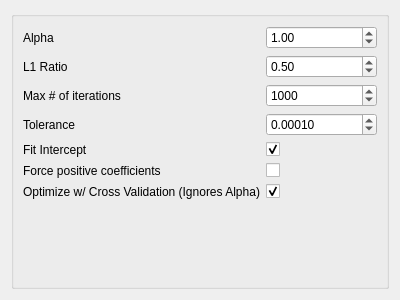
<?xml version="1.0" encoding="UTF-8"?>
<ui version="4.0">
 <class>Form</class>
 <widget class="QWidget" name="Form">
  <property name="geometry">
   <rect>
    <x>0</x>
    <y>0</y>
    <width>400</width>
    <height>300</height>
   </rect>
  </property>
  <property name="windowTitle">
   <string>Form</string>
  </property>
  <layout class="QVBoxLayout" name="verticalLayout">
   <item>
    <widget class="QGroupBox" name="groupBox">
     <layout class="QFormLayout" name="formLayout">
      <property name="fieldGrowthPolicy">
       <enum>QFormLayout::AllNonFixedFieldsGrow</enum>
      </property>
      <item row="0" column="0">
       <widget class="QLabel" name="alphaLabel">
        <property name="text">
         <string>Alpha</string>
        </property>
       </widget>
      </item>
      <item row="0" column="1">
       <widget class="QDoubleSpinBox" name="alphaDoubleSpinBox">
        <property name="value">
         <double>1.000000000000000</double>
        </property>
       </widget>
      </item>
      <item row="1" column="0">
       <widget class="QLabel" name="l1RatioLabel">
        <property name="text">
         <string>L1 Ratio</string>
        </property>
       </widget>
      </item>
      <item row="1" column="1">
       <widget class="QDoubleSpinBox" name="l1RatioDoubleSpinBox">
        <property name="maximum">
         <double>999999999.000000000000000</double>
        </property>
        <property name="singleStep">
         <double>0.010000000000000</double>
        </property>
        <property name="value">
         <double>0.500000000000000</double>
        </property>
       </widget>
      </item>
      <item row="2" column="0">
       <widget class="QLabel" name="maxNumOfIterationsLabel">
        <property name="text">
         <string>Max # of iterations</string>
        </property>
       </widget>
      </item>
      <item row="2" column="1">
       <widget class="QSpinBox" name="maxNumOfIterationsSpinBox">
        <property name="maximum">
         <number>999999999</number>
        </property>
        <property name="value">
         <number>1000</number>
        </property>
       </widget>
      </item>
      <item row="4" column="0">
       <widget class="QLabel" name="fitInterceptLabel">
        <property name="text">
         <string>Fit Intercept</string>
        </property>
       </widget>
      </item>
      <item row="4" column="1">
       <widget class="QCheckBox" name="fitInterceptCheckBox">
        <property name="checked">
         <bool>true</bool>
        </property>
       </widget>
      </item>
      <item row="5" column="0">
       <widget class="QLabel" name="forcePositiveCoefficientsLabel">
        <property name="text">
         <string>Force positive coefficients</string>
        </property>
       </widget>
      </item>
      <item row="5" column="1">
       <widget class="QCheckBox" name="forcePositiveCoefficientsCheckBox"/>
      </item>
      <item row="6" column="0">
       <widget class="QLabel" name="optimizeWCrossValidationLabel">
        <property name="text">
         <string>Optimize w/ Cross Validation (Ignores Alpha)</string>
        </property>
       </widget>
      </item>
      <item row="6" column="1">
       <widget class="QCheckBox" name="optimizeWCrossValidationCheckBox">
        <property name="checked">
         <bool>true</bool>
        </property>
       </widget>
      </item>
      <item row="3" column="0">
       <widget class="QLabel" name="toleranceLabel">
        <property name="text">
         <string>Tolerance</string>
        </property>
       </widget>
      </item>
      <item row="3" column="1">
       <widget class="QDoubleSpinBox" name="toleranceDoubleSpinBox">
        <property name="decimals">
         <number>5</number>
        </property>
        <property name="minimum">
         <double>0.000000000000000</double>
        </property>
        <property name="value">
         <double>0.000100000000000</double>
        </property>
       </widget>
      </item>
     </layout>
    </widget>
   </item>
  </layout>
 </widget>
 <resources/>
 <connections/>
</ui>
